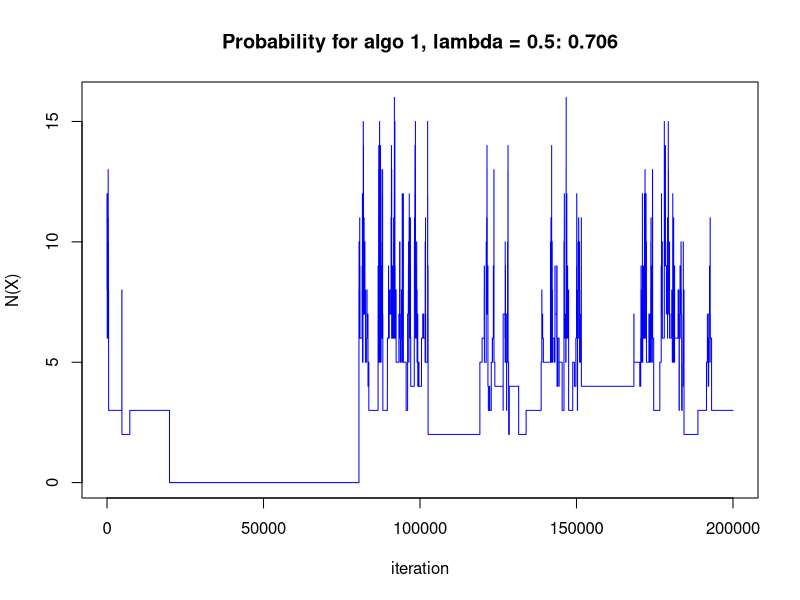
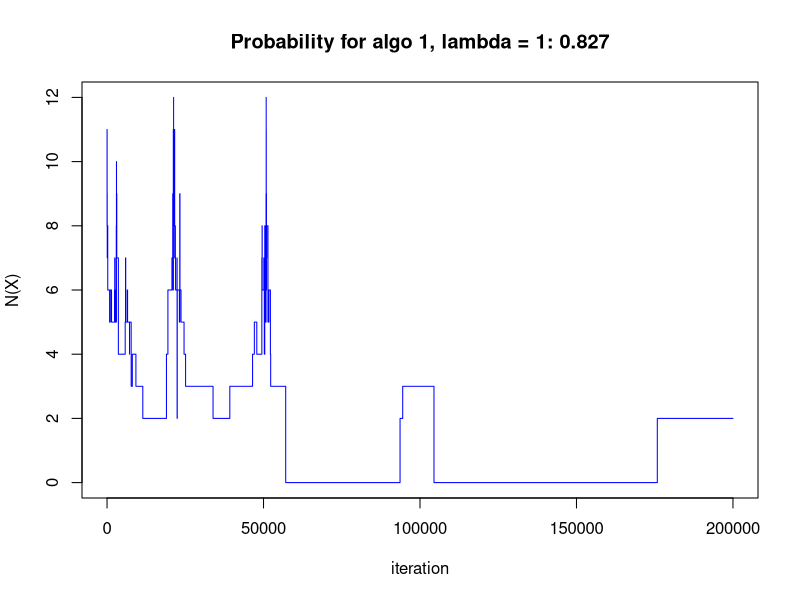
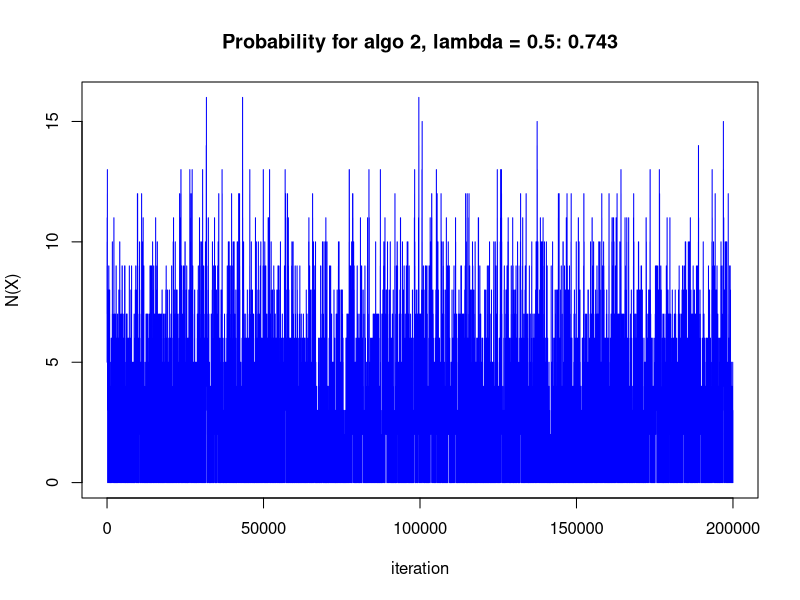
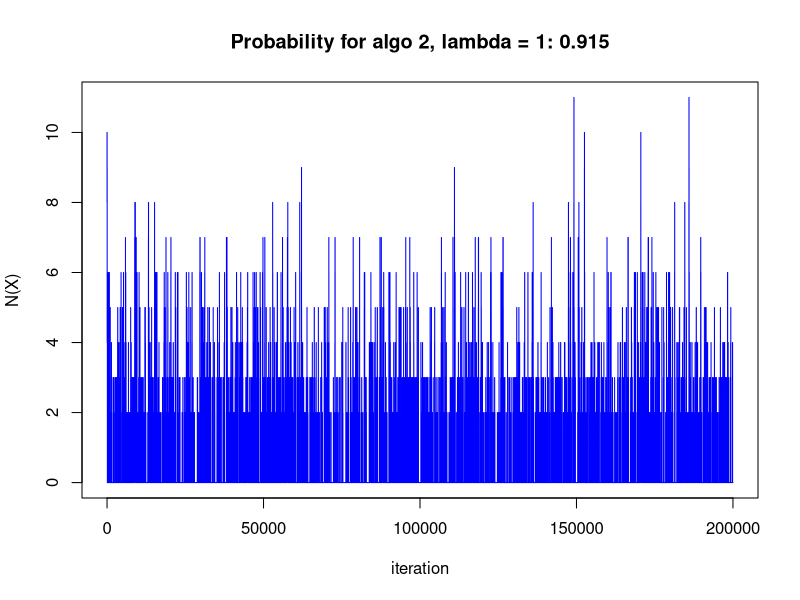
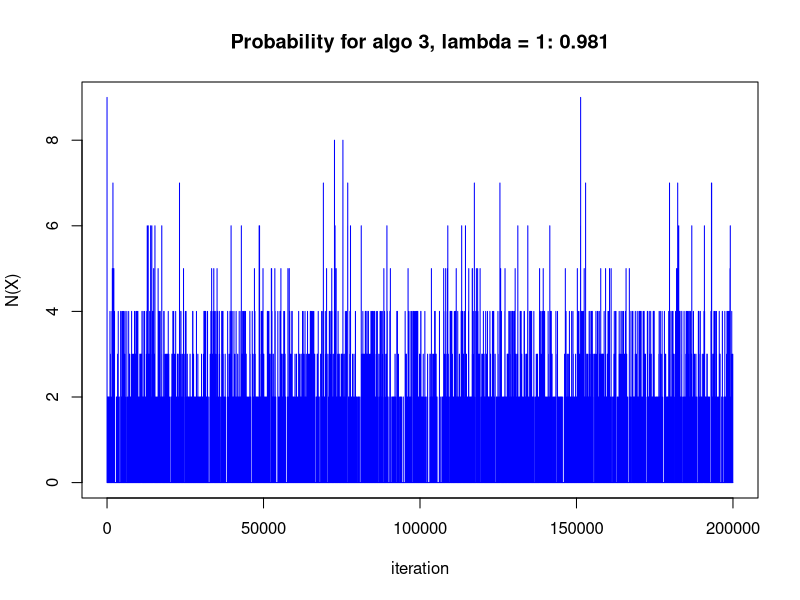

The R source for these figures, in order:
## * Compute neighboring matrix
M1_base <- cbind(diag(3), rep(0, 3)) + cbind(rep(0, 3), -diag(3))
M1 <- rbind(
  cbind(M1_base, matrix(0, 3, 12)),
  cbind(matrix(0, 3, 4), M1_base, matrix(0, 3, 8)),
  cbind(matrix(0, 3, 8), M1_base, matrix(0, 3, 4)),
  cbind(matrix(0, 3, 12), M1_base))
M2_base <- cbind(diag(4), -diag(4))
M2 <- rbind(
  cbind(M2_base, matrix(0, 4, 8)),
  cbind(matrix(0, 4, 4), M2_base, matrix(0, 4, 4)),
  cbind(matrix(0, 4, 8), M2_base))
M <- rbind(M1, M2)

D <- function(V) {
  X <- matrix(V, 4, 4)
  sum(abs(diff(X, 1, 1))) + sum(abs(diff(t(X), 1, 1)))
}

## test
V1 <- c(1, 0, 0, 0, 0, 0, 0, 0, 0, 0, 0, 0, 0, 0, 0, 0)
print(sprintf("For example 1, D(X) = %i", sum(abs(M %*% V1))))
V2 <- c(1, 0, 0, 0, 1, 1, 0, 0, 0, 0, 0, 0, 0, 0, 0, 0)
print(sprintf("For example 2, D(X) = %i", sum(abs(M %*% V2))))

## * Metropolis-Hastings algorithm
metropolis <- function(true_dens, prop_func,
                       X_init, sample_size, lambda) {
  X <- X_init
  samples <- matrix(NA, sample_size, length(X_init))
  accept_rate <- rep(0, sample_size)
  for (i in 1:sample_size) {
    X_new <- prop_func(X)
    alpha <- min(1, true_dens(X_new, lambda) / true_dens(X, lambda))
    U <- runif(1)
    if (U < alpha) {
      samples[i, ] <- X_new
      X <- X_new
      accept_rate[i] <- 1
    } else {
      samples[i, ] <- X
    }
  }
  return(list(samples = samples, accept_rate = accept_rate))
}

true_dens <- function(V, lambda) {
  N_X <- sum(V)
  D_X <- D(V) #sum(abs(M %*% V))
  0.8^N_X * 0.2^(16 - N_X) * exp(-lambda * D_X)
}

diag_all_one <- function(V) {
  X <- matrix(V, 4, 4)
  all(diag(X) == 1)
}

## * MH1
prop_func1 <- function(X) {
  rbinom(16, 1, 0.5)
}

V <- rbinom(16, 1, 0.5)
sample_size <- 200000
result <- metropolis(true_dens, prop_func1, V, sample_size, 0.5)
samples <- result$samples
plot(1:sample_size, apply(samples, 1, D),
  type = "l", col = "blue", xlab = "iteration", ylab = "N(X)",
  main = sprintf("Probability for algo 1, lambda = 0.5: %.3f",
    mean(apply(samples, 1, diag_all_one))))

result <- metropolis(true_dens, prop_func1, V, sample_size, 1)
samples <- result$samples
plot(1:sample_size, apply(samples, 1, D),
  type = "l", col = "blue", xlab = "iteration", ylab = "N(X)",
  main = sprintf("Probability for algo 1, lambda = 1: %.3f",
    mean(apply(samples, 1, diag_all_one))))

## * MH2
prop_func2 <- function(X) {
  idx <- sample(16, 1, replace = TRUE, prob = rep(1 / 16, 16))
  X[idx] <- rbinom(1, 1, 0.5)
  return(X)
}

result <- metropolis(true_dens, prop_func2, V, sample_size, 0.5)
samples <- result$samples
plot(1:sample_size, apply(samples, 1, D),
  type = "l", col = "blue", xlab = "iteration", ylab = "N(X)",
  main = sprintf("Probability for algo 2, lambda = 0.5: %.3f",
    mean(apply(samples, 1, diag_all_one))))

result <- metropolis(true_dens, prop_func2, V, sample_size, 1)
samples <- result$samples
plot(1:sample_size, apply(samples, 1, D),
  type = "l", col = "blue", xlab = "iteration", ylab = "N(X)",
  main = sprintf("Probability for algo 2, lambda = 1: %.3f",
    mean(apply(samples, 1, diag_all_one))))

## * MH3
## sample_size <- 100000
lambda <- 1
V <- V2
X <- matrix(V, 4, 4)
samples <- matrix(NA, sample_size, length(V))
for (i in 1:sample_size) {
  ## diagonal
  X.star <- X
  diag(X.star) <- rbinom(4, 1, 0.8)
  alpha <- min(1, true_dens(c(X.star), lambda) / true_dens(c(X), lambda))
  U <- runif(1)
  if (U < alpha) {
    samples[i, ] <- c(X.star)
    X <- X.star
  } else {
    samples[i, ] <- c(X)
  }
  ## off-diagonal
  X.star <- X
  X.star[col(X.star) != row(X.star)] <- rbinom(12, 1, 0.8)
  alpha <- min(1, true_dens(c(X.star), lambda) / true_dens(c(X), lambda))
  U <- runif(1)
  if (U < alpha) {
    samples[i, ] <- c(X.star)
    X <- X.star
  } else {
    samples[i, ] <- c(X)
  }
}

plot(1:sample_size, apply(samples, 1, D),
  type = "l", col = "blue", xlab = "iteration", ylab = "N(X)",
  main = sprintf(
    "Probability for algo 3, lambda = 1: %.3f",
    mean(apply(samples, 1, diag_all_one))))
